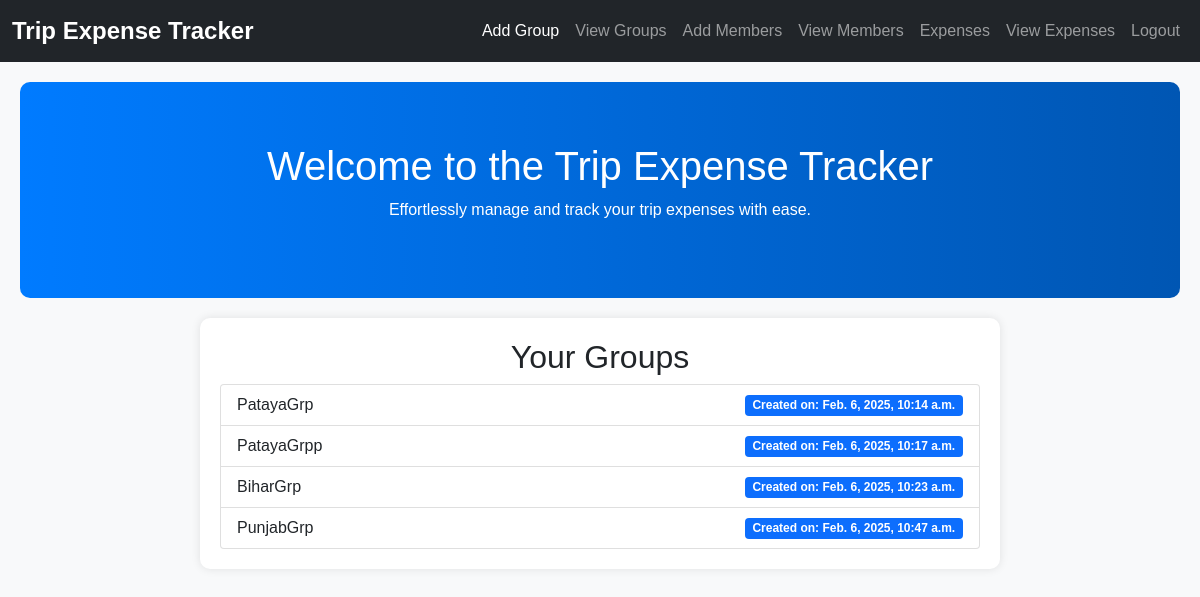
/viewgroup/ (signed in), run on the app's committed database.
### app/models.py (models this page shows, shortened)
class ExpenseGroup(models.Model):
    name = models.CharField(max_length=100)
    created_by = models.ForeignKey(User, on_delete=models.CASCADE, related_name='created_groups')  # Use User model
    created_at = models.DateTimeField(auto_now_add=True)

### app/views.py (the view)
# urls.py: path('viewgroup/', views.viewgroup, name='viewgroup'),
@login_required
def viewgroup(request):
    user_groups = ExpenseGroup.objects.filter(created_by=request.user)
    return render(request, 'user/viewgroup.html', {'user_groups': user_groups})

### templates/user/viewgroup.html (shortened to what this page needs)
<!DOCTYPE html>
<html lang="en">
<head>
    <link href="https://cdn.jsdelivr.net/npm/bootstrap@5.1.3/dist/css/bootstrap.min.css" rel="stylesheet">
</head>
<body>
    <nav class="navbar navbar-expand-lg navbar-dark bg-dark">
        <div class="container-fluid">
            <a class="navbar-brand" href="../userhome">Trip Expense Tracker</a>
            <div class="collapse navbar-collapse" id="navbarNav">
                <ul class="navbar-nav ms-auto">
                    <li class="nav-item"><a class="nav-link active" href="../addgroup">Add Group</a></li>
                    <li class="nav-item"><a class="nav-link" href="../viewgroup">View Groups</a></li>
                    <li class="nav-item"><a class="nav-link" href="../addgroupmember">Add Members</a></li>
                    <li class="nav-item"><a class="nav-link" href="../viewgroupmember">View Members</a></li>
                    <li class="nav-item"><a class="nav-link" href="../addexpense">Expenses</a></li>
                    <li class="nav-item"><a class="nav-link" href="../viewexpence">View Expenses</a></li>
                    <li class="nav-item"><a class="nav-link" href="../userlogout">Logout</a></li>
                </ul>
            </div>
        </div>
    </nav>
    <div class="header-section">
        <h1>Welcome to the Trip Expense Tracker</h1>
        <p>Effortlessly manage and track your trip expenses with ease.</p>
    </div>
    <div class="content-container">
        <h2 class="text-center">Your Groups</h2>
        {% if user_groups %}
        <ul class="list-group">
            {% for group in user_groups %}
            <li class="list-group-item d-flex justify-content-between align-items-center">
                {{ group.name }}
                <span class="badge bg-primary">Created on: {{ group.created_at }}</span>
            </li>
            {% endfor %}
        </ul>
        {% else %}
        <p class="text-center">You have not created any groups yet.</p>
        {% endif %}
    </div>
</body>
</html>

### templates/user/viewgroup.html (style rules this page uses)
body { font-family: 'Arial', sans-serif; background-color: #f8f9fa; }
.navbar { margin-bottom: 20px; }
.navbar-brand { font-size: 24px; font-weight: bold; }
.navbar-nav .nav-link { font-size: 16px; font-weight: 500; }
.header-section { text-align: center; padding: 60px 20px; background: linear-gradient(to right, #007bff, #0056b3); color: white; border-radius: 10px; margin: 20px; }
.content-container { width: 90%; max-width: 800px; margin: 20px auto; padding: 20px; background: white; border-radius: 10px; box-shadow: 0px 0px 10px rgba(0, 0, 0, 0.1); }

### data on the page
ExpenseGroup: name "PatayaGrp", created_at "Feb. 6, 2025, 10:14 a.m."
ExpenseGroup: name "PatayaGrpp", created_at "Feb. 6, 2025, 10:17 a.m."
ExpenseGroup: name "BiharGrp", created_at "Feb. 6, 2025, 10:23 a.m."
ExpenseGroup: name "PunjabGrp", created_at "Feb. 6, 2025, 10:47 a.m."
